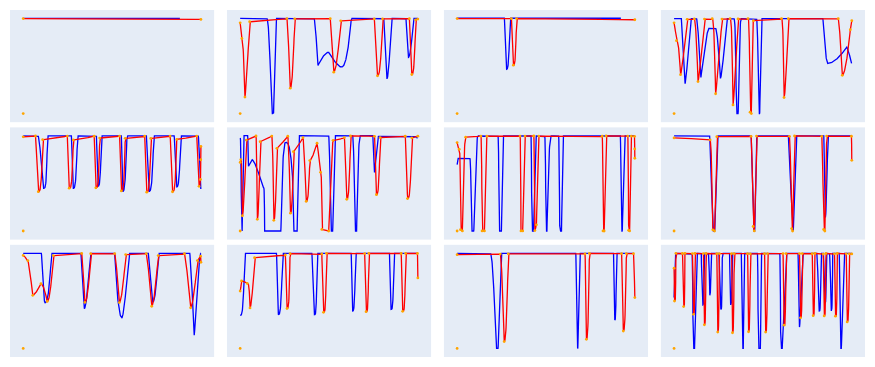

This figure's notebook cell:
### Code cell
fig.show()

### Figure 1 — Plotly figure (JSON) as saved in the notebook; plotly's stock layout.template omitted (floating-point values rounded to 4 significant figures; data arrays with more than 128 entries replaced by an {"elided": "..."} marker saying what was removed)
{"data": [{"hoverinfo": "skip", "line": {"color": "blue", "width": 1.312}, "mode": "lines", "name": "Ground Truth", "showlegend": false, "type": "scatter", "x": {"elided": "1000 float values"}, "xaxis": "x", "y": {"elided": "1000 float values"}, "yaxis": "y"}, {"hoverinfo": "skip", "line": {"color": "red", "width": 1.312}, "mode": "lines", "name": "Generated", "showlegend": false, "type": "scatter", "x": {"elided": "1000 float values"}, "xaxis": "x", "y": {"elided": "1000 float values"}, "yaxis": "y"}, {"hoverinfo": "skip", "marker": {"color": "orange", "size": 2.8}, "mode": "markers", "name": "Tokens", "showlegend": false, "type": "scatter", "x": [0, 1.846e-05, 11.35], "xaxis": "x", "y": [0, 0.9966, 0.9884], "yaxis": "y"}, {"hoverinfo": "skip", "line": {"color": "blue", "width": 1.312}, "mode": "lines", "name": "Ground Truth", "showlegend": false, "type": "scatter", "x": {"elided": "1000 float values"}, "xaxis": "x2", "y": {"elided": "1000 float values"}, "yaxis": "y2"}, {"hoverinfo": "skip", "line": {"color": "red", "width": 1.312}, "mode": "lines", "name": "Generated", "showlegend": false, "type": "scatter", "x": {"elided": "1000 float values"}, "xaxis": "x2", "y": {"elided": "1000 float values"}, "yaxis": "y2"}, {"hoverinfo": "skip", "marker": {"color": "orange", "size": 2.8}, "mode": "markers", "name": "Tokens", "showlegend": false, "type": "scatter", "x": [0, 1.793e-05, 0.09633, 0.2699, 0.5343, 2.632, 2.822, 3.071, 5.075, 5.27, 5.662, 7.553, 7.735, 8.018, 9.528, 9.666, 9.882, 10.01], "xaxis": "x2", "y": [0, 0.9534, 0.7887, 0.1729, 0.9642, 0.9974, 0.2663, 0.9955, 0.9966, 0.4351, 0.9741, 0.9945, 0.397, 0.9937, 0.9969, 0.4104, 0.985, 0.9927], "yaxis": "y2"}, {"hoverinfo": "skip", "line": {"color": "blue", "width": 1.312}, "mode": "lines", "name": "Ground Truth", "showlegend": false, "type": "scatter", "x": {"elided": "1000 float values"}, "xaxis": "x3", "y": {"elided": "1000 float values"}, "yaxis": "y3"}, {"hoverinfo": "skip", "line": {"color": "red", "width": 1.312}, "mode": "lines", "name": "Generated", "showlegend": false, "type": "scatter", "x": {"elided": "1000 float values"}, "xaxis": "x3", "y": {"elided": "1000 float values"}, "yaxis": "y3"}, {"hoverinfo": "skip", "marker": {"color": "orange", "size": 2.8}, "mode": "markers", "name": "Tokens", "showlegend": false, "type": "scatter", "x": [0, 1.841e-05, 3.316, 3.437, 3.626, 10.85], "xaxis": "x3", "y": [0, 0.9958, 0.9954, 0.5074, 0.9959, 0.984], "yaxis": "y3"}, {"hoverinfo": "skip", "line": {"color": "blue", "width": 1.312}, "mode": "lines", "name": "Ground Truth", "showlegend": false, "type": "scatter", "x": {"elided": "1000 float values"}, "xaxis": "x4", "y": {"elided": "1000 float values"}, "yaxis": "y4"}, {"hoverinfo": "skip", "line": {"color": "red", "width": 1.312}, "mode": "lines", "name": "Generated", "showlegend": false, "type": "scatter", "x": {"elided": "1000 float values"}, "xaxis": "x4", "y": {"elided": "1000 float values"}, "yaxis": "y4"}, {"hoverinfo": "skip", "marker": {"color": "orange", "size": 2.8}, "mode": "markers", "name": "Tokens", "showlegend": false, "type": "scatter", "x": [0, 1.816e-05, 0.1328, 0.3639, 0.7345, 1.14, 1.348, 1.713, 2.149, 2.34, 2.7, 3.155, 3.32, 3.602, 4.165, 4.281, 4.353, 4.469, 6.052, 6.198, 6.438, 9.248, 9.478, 9.929, 10.01], "xaxis": "x4", "y": [0, 0.9548, 0.7677, 0.4095, 0.992, 0.9959, 0.3366, 0.9946, 0.9988, 0.2085, 0.9945, 0.999, 0.09137, 0.9961, 0.9996, 0.01433, 1.885e-05, 0.9783, 0.9997, 0.1695, 0.9982, 0.9986, 0.4026, 0.8823, 0.9776], "yaxis": "y4"}, {"hoverinfo": "skip", "line": {"color": "blue", "width": 1.312}, "mode": "lines", "name": "Ground Truth", "showlegend": false, "type": "scatter", "x": {"elided": "1000 float values"}, "xaxis": "x5", "y": {"elided": "1000 float values"}, "yaxis": "y5"}, {"hoverinfo": "skip", "line": {"color": "red", "width": 1.312}, "mode": "lines", "name": "Generated", "showlegend": false, "type": "scatter", "x": {"elided": "1000 float values"}, "xaxis": "x5", "y": {"elided": "1000 float values"}, "yaxis": "y5"}, {"hoverinfo": "skip", "marker": {"color": "orange", "size": 2.8}, "mode": "markers", "name": "Tokens", "showlegend": false, "type": "scatter", "x": [0, 1.804e-05, 0.6911, 0.8486, 1.095, 2.485, 2.59, 2.818, 4.0, 4.089, 4.307, 5.43, 5.523, 5.744, 6.84, 6.955, 7.182, 8.272, 8.406, 8.644, 9.771, 9.9, 9.98, 9.996, 10.01], "xaxis": "x5", "y": [0, 0.9908, 0.9991, 0.4137, 0.961, 0.9988, 0.4507, 0.9576, 0.9977, 0.4538, 0.9776, 0.9977, 0.4211, 0.9744, 0.998, 0.4083, 0.9734, 0.9984, 0.413, 0.9635, 0.9984, 0.4703, 0.5429, 0.7496, 0.89], "yaxis": "y5"}, {"hoverinfo": "skip", "line": {"color": "blue", "width": 1.312}, "mode": "lines", "name": "Ground Truth", "showlegend": false, "type": "scatter", "x": {"elided": "1000 float values"}, "xaxis": "x6", "y": {"elided": "1000 float values"}, "yaxis": "y6"}, {"hoverinfo": "skip", "line": {"color": "red", "width": 1.312}, "mode": "lines", "name": "Generated", "showlegend": false, "type": "scatter", "x": {"elided": "1000 float values"}, "xaxis": "x6", "y": {"elided": "1000 float values"}, "yaxis": "y6"}, {"hoverinfo": "skip", "marker": {"color": "orange", "size": 2.8}, "mode": "markers", "name": "Tokens", "showlegend": false, "type": "scatter", "x": [0, 1.795e-05, 0.03727, 0.1272, 0.3443, 0.8948, 0.9669, 1.13, 1.784, 1.899, 2.07, 2.686, 2.84, 3.006, 3.545, 3.727, 3.928, 4.336, 4.535, 4.608, 4.995, 5.239, 5.877, 6.014, 6.224, 7.577, 7.687, 7.895, 9.312, 9.44, 9.679, 10.02], "xaxis": "x6", "y": [0, 0.7192, 0.7489, 0.16, 0.9531, 0.996, 0.1223, 0.937, 0.9953, 0.1117, 0.8672, 0.9943, 0.1863, 0.8321, 0.9784, 0.3112, 0.7381, 0.9203, 0.6152, 0.01598, 1.787e-06, 0.9506, 0.9783, 0.3329, 0.996, 0.9933, 0.3804, 0.9798, 0.9937, 0.3399, 0.9767, 0.9943], "yaxis": "y6"}, {"hoverinfo": "skip", "line": {"color": "blue", "width": 1.312}, "mode": "lines", "name": "Ground Truth", "showlegend": false, "type": "scatter", "x": {"elided": "1000 float values"}, "xaxis": "x7", "y": {"elided": "1000 float values"}, "yaxis": "y7"}, {"hoverinfo": "skip", "line": {"color": "red", "width": 1.312}, "mode": "lines", "name": "Generated", "showlegend": false, "type": "scatter", "x": {"elided": "1000 float values"}, "xaxis": "x7", "y": {"elided": "1000 float values"}, "yaxis": "y7"}, {"hoverinfo": "skip", "marker": {"color": "orange", "size": 2.8}, "mode": "markers", "name": "Tokens", "showlegend": false, "type": "scatter", "x": [0, 1.739e-05, 0.119, 0.19, 0.2967, 0.4821, 1.337, 1.405, 1.539, 1.678, 3.541, 3.595, 3.691, 3.82, 4.316, 4.377, 4.464, 4.595, 8.168, 8.212, 8.277, 8.387, 9.606, 9.655, 9.71, 9.805, 9.986, 9.997, 10.0], "xaxis": "x7", "y": [0, 0.9308, 0.8602, 0.01398, 0.0003105, 0.9873, 0.9976, 0.0005251, 0.0004977, 0.997, 0.9993, 0.0006486, 0.0001821, 0.9994, 0.9996, 0.004187, 0.06466, 0.9989, 0.9968, 0.0008576, 4.074e-05, 0.9996, 0.9984, 0.006548, 0.0002445, 0.9983, 0.9963, 0.864, 0.7654], "yaxis": "y7"}, {"hoverinfo": "skip", "line": {"color": "blue", "width": 1.312}, "mode": "lines", "name": "Ground Truth", "showlegend": false, "type": "scatter", "x": {"elided": "1000 float values"}, "xaxis": "x8", "y": {"elided": "1000 float values"}, "yaxis": "y8"}, {"hoverinfo": "skip", "line": {"color": "red", "width": 1.312}, "mode": "lines", "name": "Generated", "showlegend": false, "type": "scatter", "x": {"elided": "1000 float values"}, "xaxis": "x8", "y": {"elided": "1000 float values"}, "yaxis": "y8"}, {"hoverinfo": "skip", "marker": {"color": "orange", "size": 2.8}, "mode": "markers", "name": "Tokens", "showlegend": false, "type": "scatter", "x": [0, 1.758e-05, 2.029, 2.181, 2.276, 2.406, 4.333, 4.451, 4.517, 4.638, 6.493, 6.62, 6.671, 6.781, 8.313, 8.421, 8.486, 8.589, 9.983, 10.0], "xaxis": "x8", "y": [0, 0.979, 0.9582, 0.0124, 6.178e-05, 0.9916, 0.9959, 0.04718, 0.000277, 0.9979, 0.9959, 0.02535, 1.524e-05, 0.999, 0.9957, 0.0157, 7.676e-06, 0.9988, 0.9964, 0.7435], "yaxis": "y8"}, {"hoverinfo": "skip", "line": {"color": "blue", "width": 1.312}, "mode": "lines", "name": "Ground Truth", "showlegend": false, "type": "scatter", "x": {"elided": "1000 float values"}, "xaxis": "x9", "y": {"elided": "1000 float values"}, "yaxis": "y9"}, {"hoverinfo": "skip", "line": {"color": "red", "width": 1.312}, "mode": "lines", "name": "Generated", "showlegend": false, "type": "scatter", "x": {"elided": "1000 float values"}, "xaxis": "x9", "y": {"elided": "1000 float values"}, "yaxis": "y9"}, {"hoverinfo": "skip", "marker": {"color": "orange", "size": 2.8}, "mode": "markers", "name": "Tokens", "showlegend": false, "type": "scatter", "x": [0, 1.765e-05, 0.2636, 0.5388, 1.0, 1.351, 1.694, 3.293, 3.474, 3.802, 5.152, 5.412, 5.77, 6.929, 7.237, 7.599, 9.079, 9.427, 9.809, 9.988, 10.01], "xaxis": "x9", "y": [0, 0.9778, 0.9225, 0.5575, 0.6797, 0.494, 0.9762, 0.9988, 0.4847, 0.9956, 0.9967, 0.4815, 0.9868, 0.9962, 0.4434, 0.9757, 0.9952, 0.4273, 0.923, 0.9698, 0.9059], "yaxis": "y9"}, {"hoverinfo": "skip", "line": {"color": "blue", "width": 1.312}, "mode": "lines", "name": "Ground Truth", "showlegend": false, "type": "scatter", "x": {"elided": "1000 float values"}, "xaxis": "x10", "y": {"elided": "1000 float values"}, "yaxis": "y10"}, {"hoverinfo": "skip", "line": {"color": "red", "width": 1.312}, "mode": "lines", "name": "Generated", "showlegend": false, "type": "scatter", "x": {"elided": "1000 float values"}, "xaxis": "x10", "y": {"elided": "1000 float values"}, "yaxis": "y10"}, {"hoverinfo": "skip", "marker": {"color": "orange", "size": 2.8}, "mode": "markers", "name": "Tokens", "showlegend": false, "type": "scatter", "x": [0, 1.799e-05, 0.0742, 0.3995, 0.5542, 0.8102, 2.541, 2.642, 2.808, 4.597, 4.692, 4.86, 7.014, 7.091, 7.244, 9.071, 9.15, 9.316, 9.983, 10.01], "xaxis": "x10", "y": [0, 0.603, 0.7092, 0.6837, 0.4258, 0.9535, 0.9828, 0.42, 0.9965, 0.9937, 0.3794, 0.9988, 0.9974, 0.3866, 0.999, 0.9979, 0.3899, 0.9979, 0.998, 0.741], "yaxis": "y10"}, {"hoverinfo": "skip", "line": {"color": "blue", "width": 1.312}, "mode": "lines", "name": "Ground Truth", "showlegend": false, "type": "scatter", "x": {"elided": "1000 float values"}, "xaxis": "x11", "y": {"elided": "1000 float values"}, "yaxis": "y11"}, {"hoverinfo": "skip", "line": {"color": "red", "width": 1.312}, "mode": "lines", "name": "Generated", "showlegend": false, "type": "scatter", "x": {"elided": "1000 float values"}, "xaxis": "x11", "y": {"elided": "1000 float values"}, "yaxis": "y11"}, {"hoverinfo": "skip", "marker": {"color": "orange", "size": 2.8}, "mode": "markers", "name": "Tokens", "showlegend": false, "type": "scatter", "x": [0, 1.761e-05, 2.442, 2.664, 2.892, 7.237, 7.313, 7.481, 9.302, 9.401, 9.574, 9.976, 10.05], "xaxis": "x11", "y": [0, 0.9856, 0.9921, 0.07163, 0.9943, 0.9951, 0.09559, 0.999, 0.9978, 0.1824, 0.9977, 0.9967, 0.5349], "yaxis": "y11"}, {"hoverinfo": "skip", "line": {"color": "blue", "width": 1.312}, "mode": "lines", "name": "Ground Truth", "showlegend": false, "type": "scatter", "x": {"elided": "1000 float values"}, "xaxis": "x12", "y": {"elided": "1000 float values"}, "yaxis": "y12"}, {"hoverinfo": "skip", "line": {"color": "red", "width": 1.312}, "mode": "lines", "name": "Generated", "showlegend": false, "type": "scatter", "x": {"elided": "1000 float values"}, "xaxis": "x12", "y": {"elided": "1000 float values"}, "yaxis": "y12"}, {"hoverinfo": "skip", "marker": {"color": "orange", "size": 2.8}, "mode": "markers", "name": "Tokens", "showlegend": false, "type": "scatter", "x": [0, 1.767e-05, 0.02335, 0.1018, 0.4724, 0.5391, 0.6101, 1.034, 1.094, 1.17, 1.653, 1.707, 1.798, 2.402, 2.457, 2.548, 3.234, 3.289, 3.381, 4.136, 4.191, 4.289, 5.092, 5.153, 5.259, 6.13, 6.191, 6.297, 7.059, 7.114, 7.212, 7.776, 7.828, 7.923, 8.395, 8.448, 8.542, 9.03, 9.083, 9.183, 9.689, 9.741, 9.862, 10.0], "xaxis": "x12", "y": [0, 0.8443, 0.4979, 0.9992, 0.9987, 0.4397, 0.9998, 0.9982, 0.3591, 0.9996, 0.9977, 0.2483, 0.999, 0.9969, 0.1716, 0.9984, 0.9973, 0.1648, 0.9976, 0.9971, 0.1753, 0.9957, 0.9968, 0.172, 0.9968, 0.9976, 0.2439, 0.9985, 0.9976, 0.3217, 0.9984, 0.9964, 0.3441, 0.999, 0.9931, 0.3413, 0.999, 0.9951, 0.3392, 0.9992, 0.9951, 0.2783, 0.9952, 0.9941], "yaxis": "y12"}], "layout": {"height": 367.5, "hovermode": false, "margin": {"b": 10, "l": 10, "r": 10, "t": 10}, "showlegend": false, "width": 875, "xaxis": {"anchor": "y", "domain": [0, 0.2387], "showgrid": false, "showticklabels": false, "zeroline": false}, "xaxis10": {"anchor": "y10", "domain": [0.2537, 0.4925], "showgrid": false, "showticklabels": false, "zeroline": false}, "xaxis11": {"anchor": "y11", "domain": [0.5075, 0.7462], "showgrid": false, "showticklabels": false, "zeroline": false}, "xaxis12": {"anchor": "y12", "domain": [0.7612, 1], "showgrid": false, "showticklabels": false, "zeroline": false}, "xaxis2": {"anchor": "y2", "domain": [0.2537, 0.4925], "showgrid": false, "showticklabels": false, "zeroline": false}, "xaxis3": {"anchor": "y3", "domain": [0.5075, 0.7462], "showgrid": false, "showticklabels": false, "zeroline": false}, "xaxis4": {"anchor": "y4", "domain": [0.7612, 1], "showgrid": false, "showticklabels": false, "zeroline": false}, "xaxis5": {"anchor": "y5", "domain": [0, 0.2387], "showgrid": false, "showticklabels": false, "zeroline": false}, "xaxis6": {"anchor": "y6", "domain": [0.2537, 0.4925], "showgrid": false, "showticklabels": false, "zeroline": false}, "xaxis7": {"anchor": "y7", "domain": [0.5075, 0.7462], "showgrid": false, "showticklabels": false, "zeroline": false}, "xaxis8": {"anchor": "y8", "domain": [0.7612, 1], "showgrid": false, "showticklabels": false, "zeroline": false}, "xaxis9": {"anchor": "y9", "domain": [0, 0.2387], "showgrid": false, "showticklabels": false, "zeroline": false}, "yaxis": {"anchor": "x", "domain": [0.6767, 1], "showgrid": false, "showticklabels": false, "zeroline": false}, "yaxis10": {"anchor": "x10", "domain": [0, 0.3233], "showgrid": false, "showticklabels": false, "zeroline": false}, "yaxis11": {"anchor": "x11", "domain": [0, 0.3233], "showgrid": false, "showticklabels": false, "zeroline": false}, "yaxis12": {"anchor": "x12", "domain": [0, 0.3233], "showgrid": false, "showticklabels": false, "zeroline": false}, "yaxis2": {"anchor": "x2", "domain": [0.6767, 1], "showgrid": false, "showticklabels": false, "zeroline": false}, "yaxis3": {"anchor": "x3", "domain": [0.6767, 1], "showgrid": false, "showticklabels": false, "zeroline": false}, "yaxis4": {"anchor": "x4", "domain": [0.6767, 1], "showgrid": false, "showticklabels": false, "zeroline": false}, "yaxis5": {"anchor": "x5", "domain": [0.3383, 0.6617], "showgrid": false, "showticklabels": false, "zeroline": false}, "yaxis6": {"anchor": "x6", "domain": [0.3383, 0.6617], "showgrid": false, "showticklabels": false, "zeroline": false}, "yaxis7": {"anchor": "x7", "domain": [0.3383, 0.6617], "showgrid": false, "showticklabels": false, "zeroline": false}, "yaxis8": {"anchor": "x8", "domain": [0.3383, 0.6617], "showgrid": false, "showticklabels": false, "zeroline": false}, "yaxis9": {"anchor": "x9", "domain": [0, 0.3233], "showgrid": false, "showticklabels": false, "zeroline": false}}}
